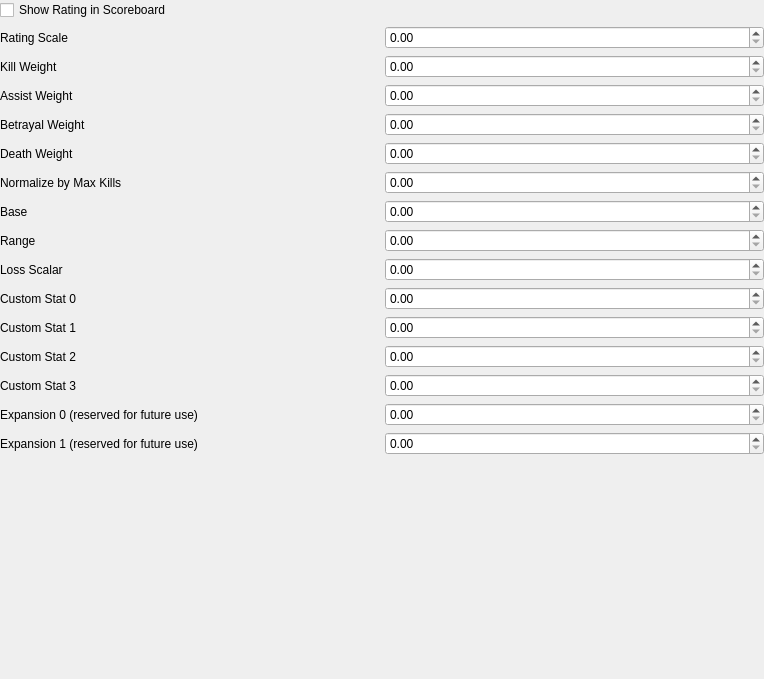
<?xml version="1.0" encoding="UTF-8"?>
<ui version="4.0">
 <class>ScriptEditorPagePlayerRating</class>
 <widget class="QWidget" name="ScriptEditorPagePlayerRating">
  <property name="geometry">
   <rect>
    <x>0</x>
    <y>0</y>
    <width>764</width>
    <height>679</height>
   </rect>
  </property>
  <property name="windowTitle">
   <string>Form</string>
  </property>
  <layout class="QGridLayout" name="gridLayout">
   <property name="leftMargin">
    <number>0</number>
   </property>
   <property name="topMargin">
    <number>0</number>
   </property>
   <property name="rightMargin">
    <number>0</number>
   </property>
   <property name="bottomMargin">
    <number>0</number>
   </property>
   <item row="15" column="1">
    <widget class="QDoubleSpinBox" name="float14">
     <property name="maximum">
      <double>10000.000000000000000</double>
     </property>
    </widget>
   </item>
   <item row="2" column="1">
    <widget class="QDoubleSpinBox" name="float01">
     <property name="maximum">
      <double>10000.000000000000000</double>
     </property>
    </widget>
   </item>
   <item row="4" column="1">
    <widget class="QDoubleSpinBox" name="float03">
     <property name="maximum">
      <double>10000.000000000000000</double>
     </property>
    </widget>
   </item>
   <item row="6" column="1">
    <widget class="QDoubleSpinBox" name="float05">
     <property name="maximum">
      <double>10000.000000000000000</double>
     </property>
    </widget>
   </item>
   <item row="11" column="1">
    <widget class="QDoubleSpinBox" name="float10">
     <property name="maximum">
      <double>10000.000000000000000</double>
     </property>
    </widget>
   </item>
   <item row="13" column="1">
    <widget class="QDoubleSpinBox" name="float12">
     <property name="maximum">
      <double>10000.000000000000000</double>
     </property>
    </widget>
   </item>
   <item row="10" column="1">
    <widget class="QDoubleSpinBox" name="float09">
     <property name="maximum">
      <double>10000.000000000000000</double>
     </property>
    </widget>
   </item>
   <item row="1" column="0">
    <widget class="QLabel" name="label">
     <property name="text">
      <string>Rating Scale</string>
     </property>
     <property name="buddy">
      <cstring>float00</cstring>
     </property>
    </widget>
   </item>
   <item row="9" column="1">
    <widget class="QDoubleSpinBox" name="float08">
     <property name="maximum">
      <double>10000.000000000000000</double>
     </property>
    </widget>
   </item>
   <item row="1" column="1">
    <widget class="QDoubleSpinBox" name="float00">
     <property name="maximum">
      <double>10000.000000000000000</double>
     </property>
    </widget>
   </item>
   <item row="3" column="1">
    <widget class="QDoubleSpinBox" name="float02">
     <property name="maximum">
      <double>10000.000000000000000</double>
     </property>
    </widget>
   </item>
   <item row="12" column="1">
    <widget class="QDoubleSpinBox" name="float11">
     <property name="maximum">
      <double>10000.000000000000000</double>
     </property>
    </widget>
   </item>
   <item row="5" column="1">
    <widget class="QDoubleSpinBox" name="float04">
     <property name="maximum">
      <double>10000.000000000000000</double>
     </property>
    </widget>
   </item>
   <item row="7" column="1">
    <widget class="QDoubleSpinBox" name="float06">
     <property name="maximum">
      <double>10000.000000000000000</double>
     </property>
    </widget>
   </item>
   <item row="14" column="1">
    <widget class="QDoubleSpinBox" name="float13">
     <property name="maximum">
      <double>10000.000000000000000</double>
     </property>
    </widget>
   </item>
   <item row="8" column="1">
    <widget class="QDoubleSpinBox" name="float07">
     <property name="maximum">
      <double>10000.000000000000000</double>
     </property>
    </widget>
   </item>
   <item row="16" column="0" colspan="2">
    <spacer name="verticalSpacer">
     <property name="orientation">
      <enum>Qt::Vertical</enum>
     </property>
     <property name="sizeHint" stdset="0">
      <size>
       <width>20</width>
       <height>40</height>
      </size>
     </property>
    </spacer>
   </item>
   <item row="2" column="0">
    <widget class="QLabel" name="label_2">
     <property name="text">
      <string>Kill Weight</string>
     </property>
     <property name="buddy">
      <cstring>float01</cstring>
     </property>
    </widget>
   </item>
   <item row="3" column="0">
    <widget class="QLabel" name="label_3">
     <property name="text">
      <string>Assist Weight</string>
     </property>
     <property name="buddy">
      <cstring>float02</cstring>
     </property>
    </widget>
   </item>
   <item row="4" column="0">
    <widget class="QLabel" name="label_4">
     <property name="text">
      <string>Betrayal Weight</string>
     </property>
     <property name="buddy">
      <cstring>float03</cstring>
     </property>
    </widget>
   </item>
   <item row="5" column="0">
    <widget class="QLabel" name="label_5">
     <property name="text">
      <string>Death Weight</string>
     </property>
     <property name="buddy">
      <cstring>float04</cstring>
     </property>
    </widget>
   </item>
   <item row="6" column="0">
    <widget class="QLabel" name="label_6">
     <property name="text">
      <string>Normalize by Max Kills</string>
     </property>
     <property name="buddy">
      <cstring>float05</cstring>
     </property>
    </widget>
   </item>
   <item row="7" column="0">
    <widget class="QLabel" name="label_7">
     <property name="text">
      <string>Base</string>
     </property>
     <property name="buddy">
      <cstring>float06</cstring>
     </property>
    </widget>
   </item>
   <item row="8" column="0">
    <widget class="QLabel" name="label_8">
     <property name="text">
      <string>Range</string>
     </property>
     <property name="buddy">
      <cstring>float07</cstring>
     </property>
    </widget>
   </item>
   <item row="9" column="0">
    <widget class="QLabel" name="label_9">
     <property name="text">
      <string>Loss Scalar</string>
     </property>
     <property name="buddy">
      <cstring>float08</cstring>
     </property>
    </widget>
   </item>
   <item row="10" column="0">
    <widget class="QLabel" name="label_10">
     <property name="text">
      <string>Custom Stat 0</string>
     </property>
     <property name="buddy">
      <cstring>float09</cstring>
     </property>
    </widget>
   </item>
   <item row="11" column="0">
    <widget class="QLabel" name="label_11">
     <property name="text">
      <string>Custom Stat 1</string>
     </property>
     <property name="buddy">
      <cstring>float10</cstring>
     </property>
    </widget>
   </item>
   <item row="12" column="0">
    <widget class="QLabel" name="label_12">
     <property name="text">
      <string>Custom Stat 2</string>
     </property>
     <property name="buddy">
      <cstring>float11</cstring>
     </property>
    </widget>
   </item>
   <item row="13" column="0">
    <widget class="QLabel" name="label_13">
     <property name="text">
      <string>Custom Stat 3</string>
     </property>
     <property name="buddy">
      <cstring>float12</cstring>
     </property>
    </widget>
   </item>
   <item row="14" column="0">
    <widget class="QLabel" name="label_14">
     <property name="text">
      <string>Expansion 0 (reserved for future use)</string>
     </property>
     <property name="buddy">
      <cstring>float13</cstring>
     </property>
    </widget>
   </item>
   <item row="15" column="0">
    <widget class="QLabel" name="label_15">
     <property name="text">
      <string>Expansion 1 (reserved for future use)</string>
     </property>
     <property name="buddy">
      <cstring>float14</cstring>
     </property>
    </widget>
   </item>
   <item row="0" column="0" colspan="2">
    <widget class="QCheckBox" name="showInScoreboard">
     <property name="text">
      <string>Show Rating in Scoreboard</string>
     </property>
    </widget>
   </item>
  </layout>
 </widget>
 <tabstops>
  <tabstop>showInScoreboard</tabstop>
  <tabstop>float00</tabstop>
  <tabstop>float01</tabstop>
  <tabstop>float02</tabstop>
  <tabstop>float03</tabstop>
  <tabstop>float04</tabstop>
  <tabstop>float05</tabstop>
  <tabstop>float06</tabstop>
  <tabstop>float07</tabstop>
  <tabstop>float08</tabstop>
  <tabstop>float09</tabstop>
  <tabstop>float10</tabstop>
  <tabstop>float11</tabstop>
  <tabstop>float12</tabstop>
  <tabstop>float13</tabstop>
  <tabstop>float14</tabstop>
 </tabstops>
 <resources/>
 <connections/>
</ui>
